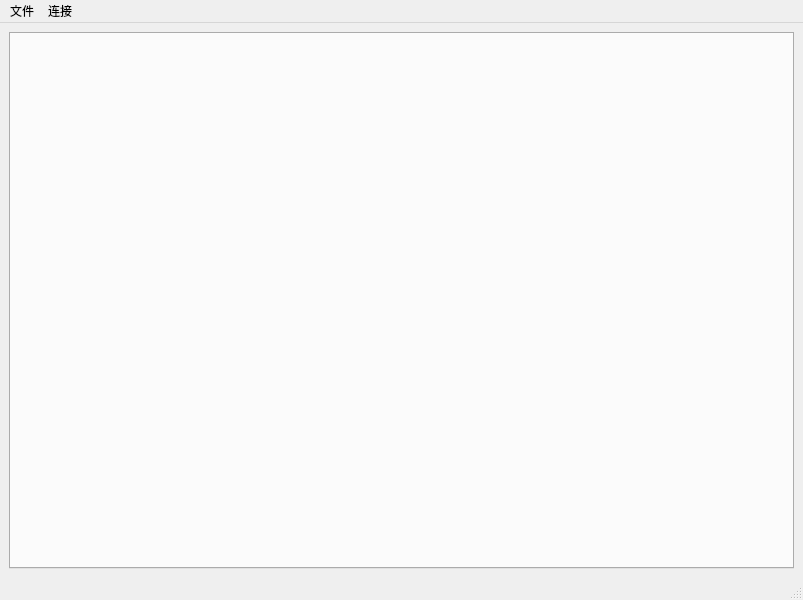
<?xml version="1.0" encoding="UTF-8"?>
<ui version="4.0">
 <class>MainWindow</class>
 <widget class="QMainWindow" name="MainWindow">
  <property name="geometry">
   <rect>
    <x>0</x>
    <y>0</y>
    <width>803</width>
    <height>600</height>
   </rect>
  </property>
  <property name="windowTitle">
   <string>DSP监控系统</string>
  </property>
  <widget class="QWidget" name="centralwidget">
   <layout class="QGridLayout" name="gridLayout">
    <item row="0" column="0">
     <widget class="QTabWidget" name="tabWidget"/>
    </item>
   </layout>
  </widget>
  <widget class="QMenuBar" name="menubar">
   <property name="geometry">
    <rect>
     <x>0</x>
     <y>0</y>
     <width>803</width>
     <height>23</height>
    </rect>
   </property>
   <widget class="QMenu" name="menu">
    <property name="title">
     <string>文件</string>
    </property>
    <addaction name="actionopen"/>
   </widget>
   <widget class="QMenu" name="menu_2">
    <property name="title">
     <string>连接</string>
    </property>
   </widget>
   <addaction name="menu"/>
   <addaction name="menu_2"/>
  </widget>
  <widget class="QStatusBar" name="statusbar"/>
  <action name="actionopen">
   <property name="text">
    <string>open</string>
   </property>
  </action>
 </widget>
 <resources/>
 <connections/>
</ui>
